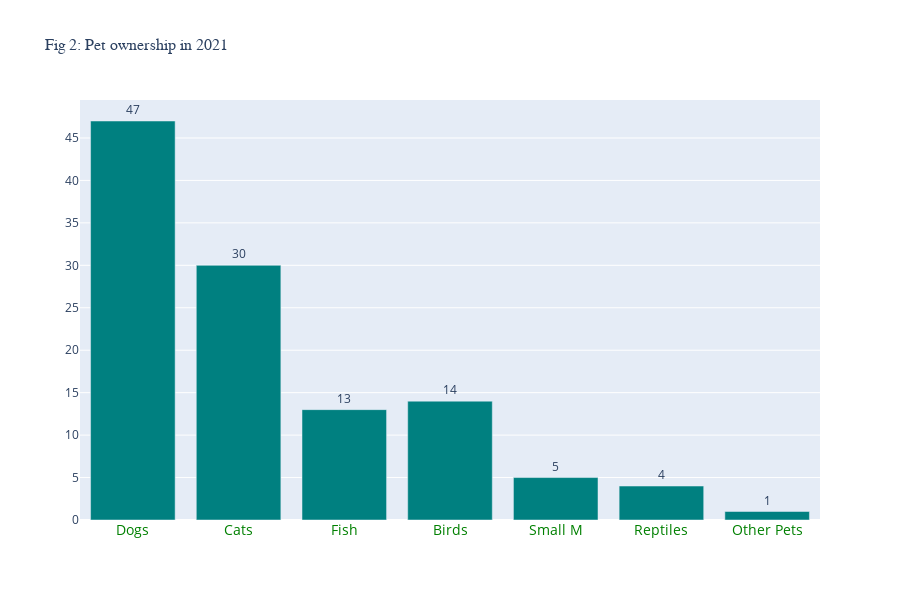

The notebook cell saved with this chart:
### Code cell
fig2 = px.bar(
    df,
    x='animal',
    y='pets2021',
    text='pets2021',
    labels={'animal': '', 'pets2021': ''},
    title='Fig 2: Pet ownership in 2021'
)

fig2.update_traces(textposition='outside', marker_color='teal')

fig2.update_layout(
    xaxis_tickfont=dict(color='green', size=14),
    title_font=dict(size=16, family="Arial"),
    height=600,
)

### Figure 1 — Plotly figure (JSON) as saved in the notebook; plotly's stock layout.template omitted (floating-point values rounded to 4 significant figures)
{"data": [{"hovertemplate": "=%{text}<extra></extra>", "legendgroup": "", "marker": {"color": "teal", "pattern": {"shape": ""}}, "name": "", "orientation": "v", "showlegend": false, "text": [47.0, 30.0, 13.0, 14.0, 5.0, 4.0, 1.0], "textposition": "outside", "type": "bar", "x": ["Dogs", "Cats", "Fish", "Birds", "Small M", "Reptiles", "Other Pets"], "xaxis": "x", "y": [47, 30, 13, 14, 5, 4, 1], "yaxis": "y"}], "layout": {"barmode": "relative", "height": 600, "legend": {"tracegroupgap": 0}, "title": {"font": {"family": "Arial", "size": 16}, "text": "Fig 2: Pet ownership in 2021"}, "xaxis": {"anchor": "y", "domain": [0, 1], "tickfont": {"color": "green", "size": 14}, "title": {"text": ""}}, "yaxis": {"anchor": "x", "domain": [0, 1], "title": {"text": ""}}}}
